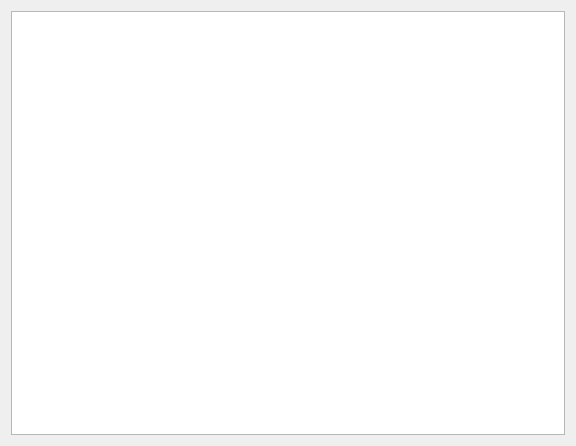
<?xml version="1.0" encoding="UTF-8"?>
<ui version="4.0">
 <class>Widget</class>
 <widget class="QWidget" name="Widget">
  <property name="geometry">
   <rect>
    <x>0</x>
    <y>0</y>
    <width>576</width>
    <height>446</height>
   </rect>
  </property>
  <property name="windowTitle">
   <string>Widget</string>
  </property>
  <layout class="QVBoxLayout" name="verticalLayout">
   <item>
    <widget class="QTableWidget" name="tableWidget"/>
   </item>
  </layout>
 </widget>
 <resources/>
 <connections/>
</ui>
